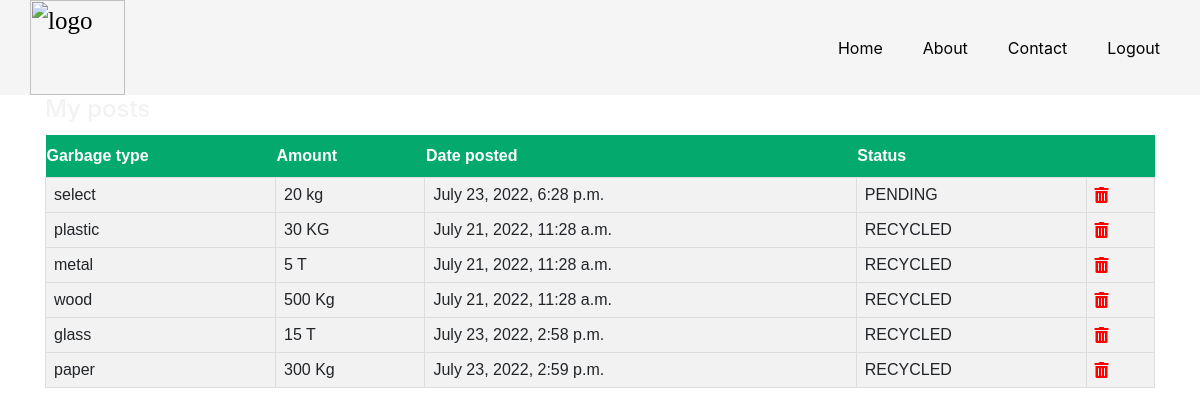
Screenshot of /myposts (signed in) with the database file from the repository.
### new/models.py (models this page shows, shortened)
class Garbage(models.Model):
    class GarbageType(models.TextChoices):
        ORGANIC= 'ORGANIC', ('Organic')
        GLASS= 'GLASS', ('Glass')
        PAPER= 'PAPER', ('Paper')
        WOOD= 'WOOD', ('Wood')
        PLASTIC= 'PLASTIC', ('Plastic')
        ELECTRONIC= 'ELECTRONIC', ('Electronic')
        CLOTH= 'CLOTH', ('Cloth')
        METAL= 'METAL', ('Metal')
    class Accepted(models.TextChoices):
        REQUEST = "REQUEST","REQUEST"
        PENDING = "PENDING","PENDING"
        RECYCLED = "RECYCLED","RECYCLED"
    User = get_user_model()
    ID = models.BigAutoField(primary_key=True)
    username = models.ForeignKey(User,on_delete=models.DO_NOTHING)
    Date = models.DateTimeField(auto_now_add=True)
    Garbage_Type = models.CharField(
        max_length=20,
        choices=GarbageType.choices,
        default=GarbageType.PLASTIC,
    )
    Amount = models.CharField(null=TRUE, blank=TRUE,max_length=50)
    Status = models.CharField(
        max_length=20,
        choices=Accepted.choices,
        default=Accepted.REQUEST,
    )
    class Meta:
        ordering = ['Status']

### new/views.py (the view)
# urls.py: path('myposts', views.myposts, name="myposts"),
def myposts(request):
    User = get_user_model()
    username = request.user.username
    print(username)
    posts= models.Garbage.objects.filter(username=(User.objects.get(username=username)))
    return render(request, 'new/myposts.html',{'posts':posts})

### new/templates/new/myposts.html (shortened to what this page needs)
<html lang="en">
<head>
    <link rel="stylesheet" href="https://cdn.jsdelivr.net/npm/bootstrap@4.3.1/dist/css/bootstrap.min.css">
    <link rel='stylesheet' href='https://cdnjs.cloudflare.com/ajax/libs/font-awesome/4.7.0/css/font-awesome.min.css'>
    <link rel="stylesheet" href="https://use.fontawesome.com/releases/v5.5.0/css/all.css">
</head>
<body>
    <header class="header">
        <a href="#" class="logo"><img style="height: 95px;" src="https://cdn.freelogodesign.org/files/660acdadb1e54b6fb1fa9d0af0ac89fc/thumb/logo_200x200.png?v=0" alt="logo"></a>
        <nav class="nav-items">
          <a href="/">Home</a>
          <a href="#">About</a>
          <a href="#">Contact</a>
          <a href="/">Logout</a>
        </nav>
    </header>
    <div class="container">
        <h4>My posts</h4>
        <table id="garbage">
            <th>Garbage type</th>
            <th>Amount</th>
            <th>Date posted</th>
            <th>Status</th>
            <th></th>
            {% for Garbage in posts %}
            <tr>
                <td>{{ Garbage.Garbage_Type }}</td>
                <td>{{ Garbage.Amount }}</td>
                <td>{{ Garbage.Date }}</td>
                <td>{{ Garbage.Status }}</td>
                <td><a href="" style="text-decoration: none; color:red;" title="Delete"><i class='fa fa-trash-alt'></i></a></td>
            </tr>
            {% endfor %}
        </table>
    </div>
</body>
</html>

### new/templates/new/myposts.html (style rules this page uses)
* { box-sizing: border-box; }
.header { display: flex; justify-content: space-between; align-items: center; background-color:#f5f5f5; }
.header .logo { font-size: 25px; font-family: 'Sriracha', cursive; color: #000; text-decoration: none; margin-left: 30px; }
.nav-items { display: flex; justify-content: space-around; align-items: center; background-color: #f5f5f5; margin-right: 20px; }
.nav-items a { text-decoration: none; color: #000; padding: 35px 20px; }
body { background-image: url(https://images.unsplash.com/photo-1586041828039-b8d193d6d1dc?ixlib=rb-1.2.1&ixid=MnwxMjA3fDB8MHxzZWFyY2h8Mjl8fHJlY3ljbGluZ3xlbnwwfHwwfHw%3D&auto=format&fit=crop&w=500&q=60); position: relative; background-position: center; background-repeat: no-repeat; background-size: cover; height: 100vh; width: 100%; }
#garbage { font-family: Arial, Helvetica, sans-serif; border-collapse: collapse; width: 100%; }
#garbage td, #customers th { border: 1px solid #ddd; padding: 8px; }
#garbage tr { background-color: #f2f2f2; }
#garbage th { padding-top: 12px; padding-bottom: 12px; text-align: left; background-color: #04AA6D; color: white; }
h4 { color: #f2f2f2; padding-bottom: 3.5px; }

### rows the page displays
Garbage: Garbage_Type "select", Amount "20 kg", Date "July 23, 2022, 6:28 p.m.", Status "PENDING"
Garbage: Garbage_Type "plastic", Amount "30 KG", Date "July 21, 2022, 11:28 a.m.", Status "RECYCLED"
Garbage: Garbage_Type "metal", Amount "5 T", Date "July 21, 2022, 11:28 a.m.", Status "RECYCLED"
Garbage: Garbage_Type "wood", Amount "500 Kg", Date "July 21, 2022, 11:28 a.m.", Status "RECYCLED"
Garbage: Garbage_Type "glass", Amount "15 T", Date "July 23, 2022, 2:58 p.m.", Status "RECYCLED"
Garbage: Garbage_Type "paper", Amount "300 Kg", Date "July 23, 2022, 2:59 p.m.", Status "RECYCLED"
